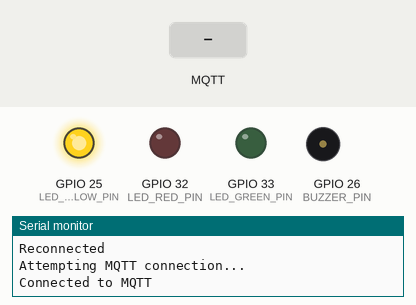
A sketch run on a simulated ESP32. Shown: output pins drawn as LEDs (lit = HIGH), buzzer (waves = sounding), the last lines printed to the serial monitor. The inputs (shaded band) are chosen by the test bench. WiFi joins after 1.5 s; servers stay silent unless stated; no MQTT or app messages arrive unless stated.

Above: at 2.7 s.
2.8 s: MQTT message "keluar" arrives on the first subscribed topic
At 2.97 s:
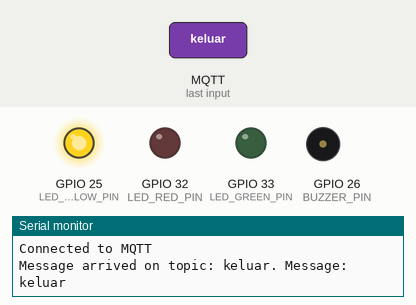
4.6 s: MQTT message "1" arrives on the first subscribed topic
At 4.77 s:
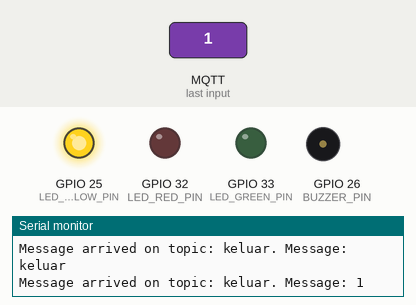
6.4 s: MQTT message "on" arrives on the first subscribed topic
At 6.57 s:
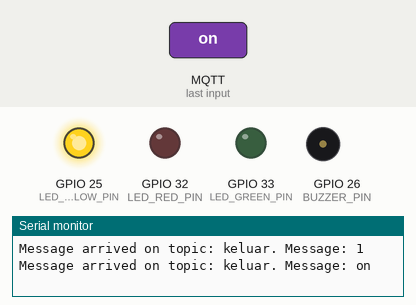
Timing chart, 0 to 9.4 s (numbered marks = the images above; inputs shaded):
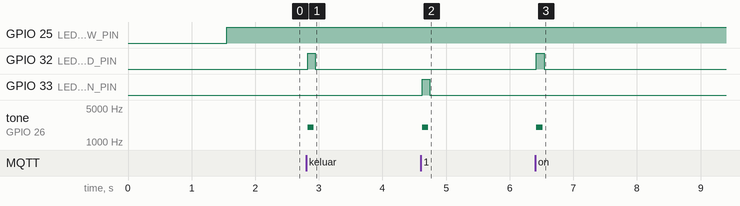

The sketch:

mqtt-iot.ino
```cpp
#include <SPI.h>
#include <MFRC522.h>
#include <WiFi.h>
#include <HTTPClient.h>
#include <PubSubClient.h>
#include <Wire.h>

#define RFID_SS_PIN  5
#define RFID_RST_PIN 27
#define LED_RED_PIN 32
#define LED_GREEN_PIN 33
#define LED_YELLOW_PIN 25
#define GATE_ID 2
#define BUZZER_PIN 26

MFRC522 rfid(RFID_SS_PIN, RFID_RST_PIN);

const char* ssid = "ITS-WIFI-2G";
const char* password = "itssurabaya";
const char* mqtt_server = "10.15.43.80";

int buzzerFreq = 2000;
int buzzerChannel = 0;
int buzzerResolution = 8;

WiFiClient espClient;
PubSubClient client(espClient);

long lastMsg = 0;
char msg[50];
int value = 0;

void setup() {
  Serial.begin(9600);

  WiFi.begin(ssid, password);

  while(WiFi.status() != WL_CONNECTED) {
    digitalWrite(LED_RED_PIN, HIGH);
    delay(250);
    digitalWrite(LED_RED_PIN, LOW);
  }

  client.setServer(mqtt_server, 8011);
  client.setCallback(callback);

  ledcSetup(buzzerChannel, buzzerFreq, buzzerResolution);
  ledcAttachPin(BUZZER_PIN, buzzerChannel);

  SPI.begin();
  rfid.PCD_Init();

  pinMode(LED_RED_PIN, OUTPUT);
  pinMode(LED_GREEN_PIN, OUTPUT);
  pinMode(LED_YELLOW_PIN, OUTPUT);
}

void callback(char* topic, byte* message, unsigned int length) {
  Serial.print("Message arrived on topic: ");
  Serial.print(topic);
  Serial.print(". Message: ");
  String messageTemp;

  for (int i = 0; i < length; i++) {
    Serial.print((char)message[i]);
    messageTemp += (char)message[i];
  }
  Serial.println();

  if (String(topic) == "keluar") {
    if(messageTemp == "1") {
      digitalWrite(LED_GREEN_PIN, HIGH);
      ledcWriteTone(buzzerChannel, buzzerFreq);
      delay(100);
      ledcWriteTone(buzzerChannel, 0);
    } else {
      // Authentication failed
      digitalWrite(LED_RED_PIN, HIGH);
      ledcWriteTone(buzzerChannel, buzzerFreq);
      delay(100);
      ledcWriteTone(buzzerChannel, 0);
    }
  }
}

void reconnect() {
  while (!client.connected()) {
    Serial.println("Attempting MQTT connection...");
    if (client.connect("")) {
      Serial.println("Connected to MQTT");
      client.subscribe("keluar");
    } else {
      delay(1000);
    }
  }
}

void loop() {
  digitalWrite(LED_RED_PIN, LOW);
  digitalWrite(LED_GREEN_PIN, LOW);
  digitalWrite(LED_YELLOW_PIN, LOW);
  ledcWrite(buzzerChannel, 0);

  if(WiFi.status() == WL_CONNECTED){
    digitalWrite(LED_YELLOW_PIN, HIGH);
    if (!client.connected()) {
      Serial.println("Reconnected");
      reconnect();
    }

    client.loop();

    if (rfid.PICC_IsNewCardPresent()) {
      if (rfid.PICC_ReadCardSerial()) {
        digitalWrite(LED_YELLOW_PIN, LOW);
        MFRC522::PICC_Type piccType = rfid.PICC_GetType(rfid.uid.sak);

        String uidString = "";
        for (int i = 0; i < rfid.uid.size; i++) {
          uidString += (rfid.uid.uidByte[i] < 0x10 ? "0" : "") + String(rfid.uid.uidByte[i], HEX);
        }

        char uidChars[100];
        uidString.toCharArray(uidChars, uidString.length() + 1);

        char data[100];
        int id_register_gate = 2;
        sprintf(data, "{\"id_register_gate\":%d,\"id_kartu_akses\": \"%s\"}", id_register_gate, uidChars);

        client.publish("keluar/result", data);

        rfid.PICC_HaltA();
        rfid.PCD_StopCrypto1();

        delay(100);
      }
    }
  } else {
    Serial.println("WiFi Disconnected");
    digitalWrite(LED_RED_PIN, HIGH);
  }
}
```

Measured:
- after the input at 2.8 s, GPIO 32 (LED_RED_PIN): LOW → HIGH at once, → LOW 0.13 s later; tone on GPIO 26 (BUZZER_PIN): silent → 2000 Hz at once, → silent 0.10 s later
- after the input at 4.6 s, GPIO 33 (LED_GREEN_PIN): LOW → HIGH at once, → LOW 0.13 s later; tone on GPIO 26 (BUZZER_PIN): silent → 2000 Hz at once, → silent 0.10 s later
- after the input at 6.4 s, GPIO 32 (LED_RED_PIN): LOW → HIGH at once, → LOW 0.13 s later; tone on GPIO 26 (BUZZER_PIN): silent → 2000 Hz at once, → silent 0.10 s later
